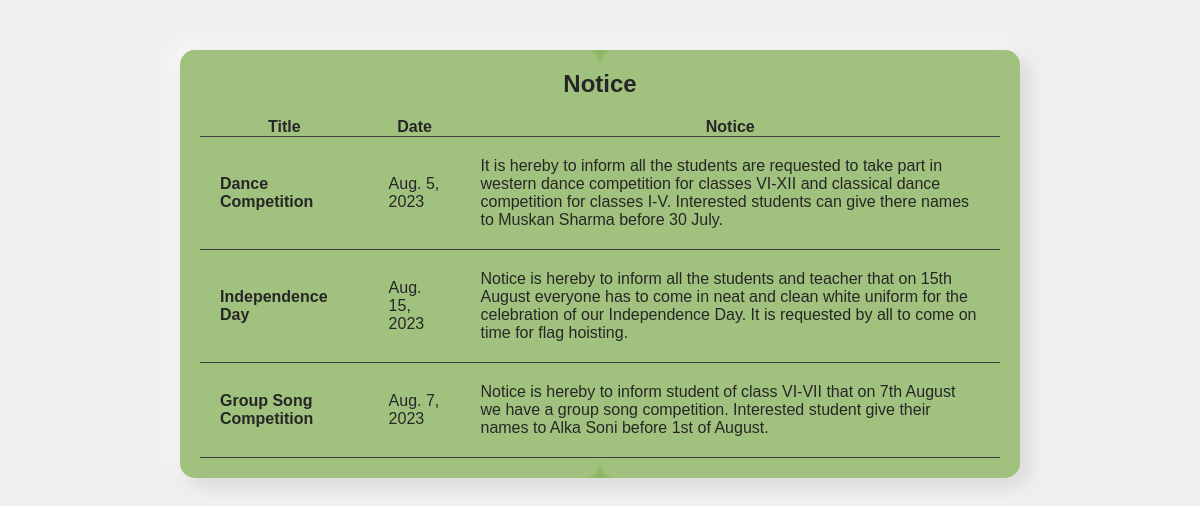
/head/shownotice/, run on the app's committed database.
### principal/models.py (models this page shows)
class Notice(models.Model):
    title = models.CharField(max_length=50)
    date = models.DateField()
    notice = models.TextField()

### principal/studentviews.py (the view)
# urls.py: path('shownotice/', studentviews.show_notice, name="shownotice"),
def show_notice(request):
    tf = Notice.objects.all()
    return render(request, 'shownotice.html', {'tf':tf})

### principal/templates/principal/shownotice.html (shortened to what this page needs)
<!DOCTYPE html>
<html lang="en">
{%load static%}
<head>
</head>
<body>
 <div class="glass-neu-table">
    <h2>Notice</h2>
      <table id="customers">
        <tr>
          <th>Title</th>
          <th>Date</th>
          <th>Notice</th>
        </tr>
        {% for t in tf %}
        <tr>
          <td style="font-weight: bold;">{{t.title}}</td>
          <td>{{t.date}}</td>
          <td>{{t.notice}}</td>
        </tr>
        {% endfor %}
      </table>
 </div>
</body>
</html>

### principal/templates/principal/shownotice.html (style rules this page uses)
* { margin: 0; padding: 0; }
body { font-family: Arial, sans-serif; background-color: #f0f0f0; }
.glass-neu-table { position: relative; background-color: rgba(95, 154, 31, 0.651); box-shadow: 8px 8px 20px rgba(0, 0, 0, 0.1), -8px -8px 20px rgba(255, 255, 255, 0.5); border-radius: 15px; padding: 20px; width: 800px; margin: 50px auto; }
.glass-neu-table h2 { text-align: center; font-size: 24px; margin-bottom: 20px; }
table { width: 100%; border-collapse: collapse; }
tr { border-bottom: 1px solid #1e1d1d; }
td { padding: 20px; }
.glass-neu-table::before, .glass-neu-table::after { content: ''; position: absolute; top: 0; left: 0; width: 50%; height: 100%; background: rgba(255, 255, 255, 0.15); border-radius: 15px; pointer-events: none; }
.glass-neu-table::after { left: auto; right: 0; }

### data on the page
Notice: title "Dance Competition", date "Aug. 5, 2023", notice "It is hereby to inform all the students are requested to take part in western dance competition for classes VI-XII and classical dance competition for classes I-V. Interested students can give there names to Muskan Sharma before 30 July."
Notice: title "Independence Day", date "Aug. 15, 2023", notice "Notice is hereby to inform all the students and teacher that on 15th August everyone has to come in neat and clean white uniform for the celebration of our Independence Day. It is requested by all to come on time for flag hoisting."
Notice: title "Group Song Competition", date "Aug. 7, 2023", notice "Notice is hereby to inform student of class VI-VII that on 7th August we have a group song competition. Interested student give their names to Alka Soni before 1st of August."
